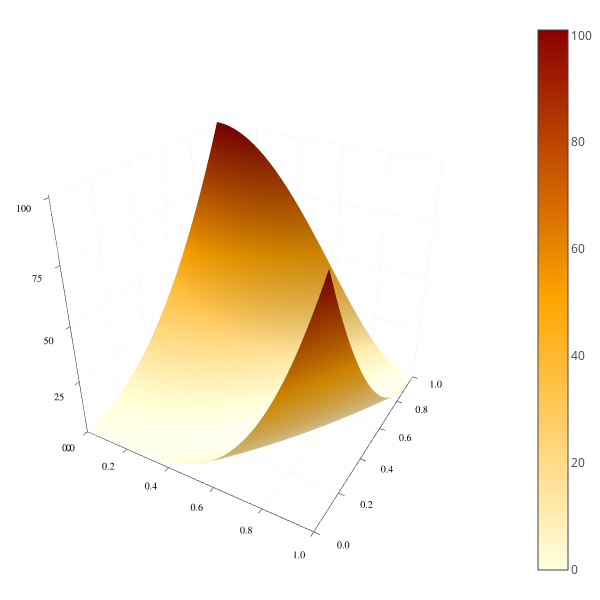

This figure's notebook cell:
### Code cell
default(size=(600,600))
x, y = 0:0.01:1.0, 0:0.01:1.0
z = Surface((x,y)->rosenbrock([x,y]), x, y)
surface(x,y,z, linealpha = 0.3)

### Figure 1 — Plotly figure (JSON) as saved in the notebook; plotly's stock layout.template omitted (floating-point values rounded to 4 significant figures; data arrays with more than 128 entries replaced by an {"elided": "..."} marker saying what was removed)
{"data": [{"colorbar": {"title": ""}, "colorscale": [[0, "rgba(255, 255, 224, 1.000)"], [0.5, "rgba(255, 165, 0, 1.000)"], [1, "rgba(139, 0, 0, 1.000)"]], "name": "y1", "opacity": null, "showlegend": false, "showscale": true, "type": "surface", "x": [0, 0.01, 0.02, 0.03, 0.04, 0.05, 0.06, 0.07, 0.08, 0.09, 0.1, 0.11, 0.12, 0.13, 0.14, 0.15, 0.16, 0.17, 0.18, 0.19, 0.2, 0.21, 0.22, 0.23, 0.24, 0.25, 0.26, 0.27, 0.28, 0.29, 0.3, 0.31, 0.32, 0.33, 0.34, 0.35, 0.36, 0.37, 0.38, 0.39, 0.4, 0.41, 0.42, 0.43, 0.44, 0.45, 0.46, 0.47, 0.48, 0.49, 0.5, 0.51, 0.52, 0.53, 0.54, 0.55, 0.56, 0.57, 0.58, 0.59, 0.6, 0.61, 0.62, 0.63, 0.64, 0.65, 0.66, 0.67, 0.68, 0.69, 0.7, 0.71, 0.72, 0.73, 0.74, 0.75, 0.76, 0.77, 0.78, 0.79, 0.8, 0.81, 0.82, 0.83, 0.84, 0.85, 0.86, 0.87, 0.88, 0.89, 0.9, 0.91, 0.92, 0.93, 0.94, 0.95, 0.96, 0.97, 0.98, 0.99, 1], "xaxis": "x1", "y": [0, 0.01, 0.02, 0.03, 0.04, 0.05, 0.06, 0.07, 0.08, 0.09, 0.1, 0.11, 0.12, 0.13, 0.14, 0.15, 0.16, 0.17, 0.18, 0.19, 0.2, 0.21, 0.22, 0.23, 0.24, 0.25, 0.26, 0.27, 0.28, 0.29, 0.3, 0.31, 0.32, 0.33, 0.34, 0.35, 0.36, 0.37, 0.38, 0.39, 0.4, 0.41, 0.42, 0.43, 0.44, 0.45, 0.46, 0.47, 0.48, 0.49, 0.5, 0.51, 0.52, 0.53, 0.54, 0.55, 0.56, 0.57, 0.58, 0.59, 0.6, 0.61, 0.62, 0.63, 0.64, 0.65, 0.66, 0.67, 0.68, 0.69, 0.7, 0.71, 0.72, 0.73, 0.74, 0.75, 0.76, 0.77, 0.78, 0.79, 0.8, 0.81, 0.82, 0.83, 0.84, 0.85, 0.86, 0.87, 0.88, 0.89, 0.9, 0.91, 0.92, 0.93, 0.94, 0.95, 0.96, 0.97, 0.98, 0.99, 1], "yaxis": "y1", "z": {"elided": "101x101 float values"}, "zmax": 101, "zmin": 0}], "layout": {"annotations": [], "height": 600, "legend": {"bgcolor": "rgba(255, 255, 255, 1.000)", "bordercolor": "rgba(0, 0, 0, 1.000)", "font": {"color": "rgba(0, 0, 0, 1.000)", "family": "sans-serif", "size": 11}, "tracegroupgap": 0, "x": 1, "y": 1}, "margin": {"b": 20, "l": 0, "r": 0, "t": 20}, "paper_bgcolor": "rgba(255, 255, 255, 1.000)", "plot_bgcolor": "rgba(255, 255, 255, 1.000)", "scene": {"camera": {"eye": {"x": 1.126, "y": -1.95, "z": 1.3}}, "xaxis": {"anchor": "y1", "domain": [0.05101, 0.9934], "gridcolor": "rgba(0, 0, 0, 0.100)", "gridwidth": 0.5, "linecolor": "rgba(0, 0, 0, 1.000)", "mirror": false, "range": [0, 1], "showgrid": true, "showline": true, "showticklabels": true, "tickangle": 0, "tickcolor": "rgb(0, 0, 0)", "tickfont": {"color": "rgba(0, 0, 0, 1.000)", "family": "sans-serif", "size": 11}, "tickmode": "array", "ticks": "inside", "ticktext": ["0.0", "0.2", "0.4", "0.6", "0.8", "1.0"], "tickvals": [0, 0.2, 0.4, 0.6, 0.8, 1], "title": "", "titlefont": {"color": "rgba(0, 0, 0, 1.000)", "family": "sans-serif", "size": 15}, "type": "-", "visible": true, "zeroline": false, "zerolinecolor": "rgba(0, 0, 0, 1.000)"}, "yaxis": {"anchor": "x1", "domain": [0.02508, 0.9934], "gridcolor": "rgba(0, 0, 0, 0.100)", "gridwidth": 0.5, "linecolor": "rgba(0, 0, 0, 1.000)", "mirror": false, "range": [0, 1], "showgrid": true, "showline": true, "showticklabels": true, "tickangle": 0, "tickcolor": "rgb(0, 0, 0)", "tickfont": {"color": "rgba(0, 0, 0, 1.000)", "family": "sans-serif", "size": 11}, "tickmode": "array", "ticks": "inside", "ticktext": ["0.0", "0.2", "0.4", "0.6", "0.8", "1.0"], "tickvals": [0, 0.2, 0.4, 0.6, 0.8, 1], "title": "", "titlefont": {"color": "rgba(0, 0, 0, 1.000)", "family": "sans-serif", "size": 15}, "type": "-", "visible": true, "zeroline": false, "zerolinecolor": "rgba(0, 0, 0, 1.000)"}, "zaxis": {"gridcolor": "rgba(0, 0, 0, 0.100)", "gridwidth": 0.5, "linecolor": "rgba(0, 0, 0, 1.000)", "mirror": false, "range": [0, 101], "showgrid": true, "showline": true, "showticklabels": true, "tickangle": 0, "tickcolor": "rgb(0, 0, 0)", "tickfont": {"color": "rgba(0, 0, 0, 1.000)", "family": "sans-serif", "size": 11}, "tickmode": "array", "ticks": "inside", "ticktext": ["0", "25", "50", "75", "100"], "tickvals": [0, 25, 50, 75, 100], "title": "", "titlefont": {"color": "rgba(0, 0, 0, 1.000)", "family": "sans-serif", "size": 15}, "type": "-", "visible": true, "zeroline": false, "zerolinecolor": "rgba(0, 0, 0, 1.000)"}}, "showlegend": true, "width": 600}}
